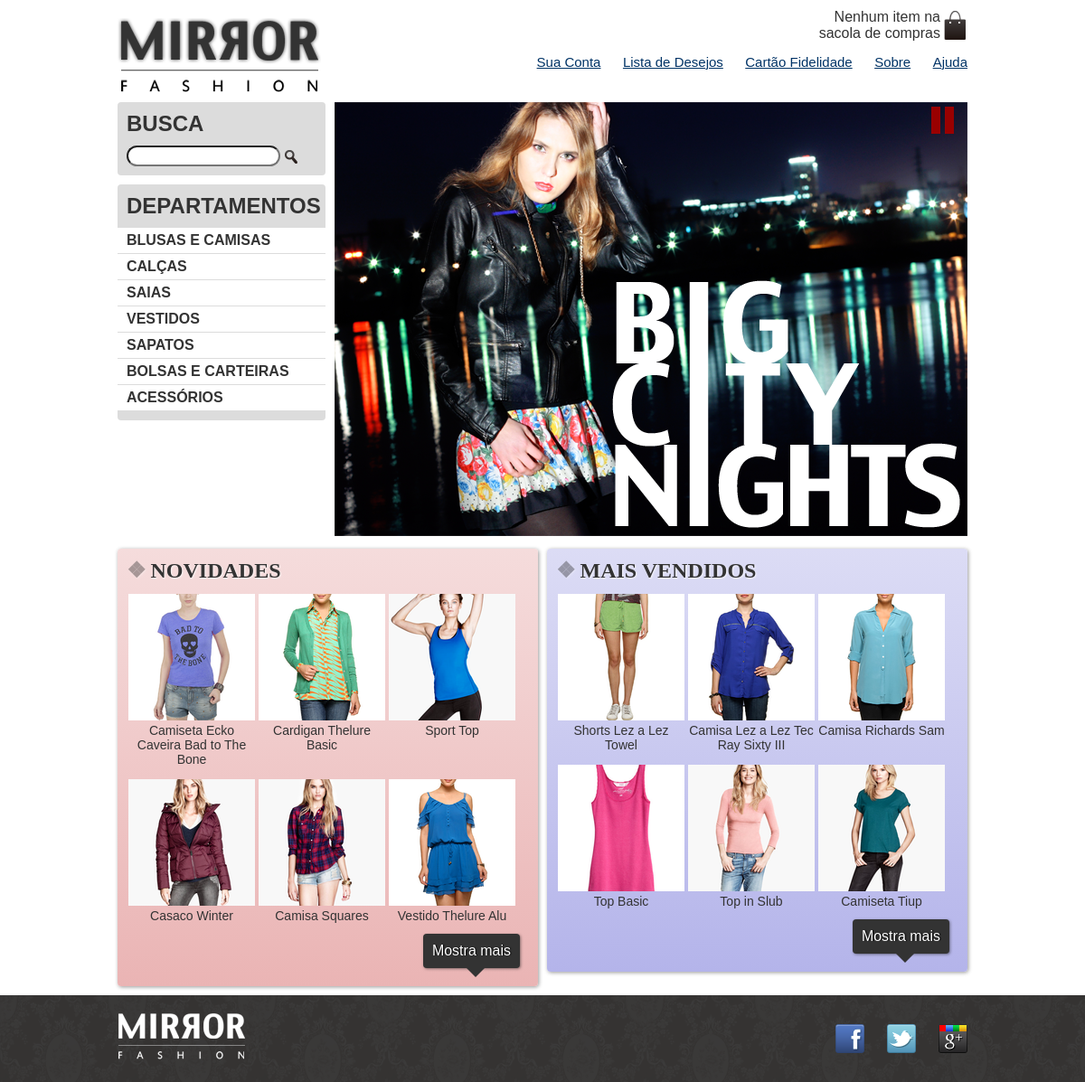
The page / on the database its author committed.
### tables this page shows
CREATE TABLE IF NOT EXISTS `produtos` (
  `id` int(11) NOT NULL AUTO_INCREMENT,
  `nome` varchar(255) DEFAULT NULL,
  `preco` varchar(45) DEFAULT NULL,
  `descricao` text,
  `data` date DEFAULT NULL,
  `vendas` int(11) DEFAULT NULL,
  PRIMARY KEY (`id`)
);

### index.php (the view, shortened to what this page needs)
<?php
  $conn = mysqli_connect("localhost","root","valter","WD43");
?>
<!DOCTYPE html>
<html>
  <head>
    <link rel="stylesheet" type="text/css" href="css/index.css">
  </head>
<body>
  <header class="cabecalho container">
    <h1> <img src="img/logo.png" class="logotipo"alt="Mirror Fashion"> </h1>
    <p class="sacola ">
        Nenhum item na sacola de compras
    </p>
    <nav class="menu-opcoes menu-cabecalho">
      <ul>
        <li><a href="#">Sua Conta</a></li>
        <li><a href="#">Lista de Desejos</a></li>
        <li><a href="#">Cartão Fidelidade</a></li>
        <li><a href="sobre.html">Sobre</a></li>
        <li><a href="#">Ajuda</a></li>
      </ul>
    </nav>
  </header>
  <div class="container destaque">
  <section class="busca">
    <h2>Busca</h2>
    <form action="http://www.google.com.br/search" id="form-busca" onsubmit="validaBusca()">
      <input type="search" name="q" id="q">
      <input type="image" src="img/busca.png">
    </form>
  </section>
  <section class="menu-departamentos">
    <h2>Departamentos</h2>
    <nav>
      <ul>
        <li><a href="#">Blusas e Camisas</a>
        </li>
        <li><a href="#">Calças</a></li>
        <li><a href="#">Saias</a></li>
        <li><a href="#">Vestidos</a></li>
        <li><a href="#">Sapatos</a></li>
        <li><a href="#">Bolsas e Carteiras</a></li>
        <li><a href="#">Acessórios</a></li>
      </ul>
    </nav>
  </section>
  <img id="imagem" class="destaque" src="img/destaque-home.png" alt="Promoção: Big City Night">
  <a href="#" class="pause"></a>
  </div>
  <div class="container paineis">
    <section class="painel novidades">
      <h2>Novidades</h2>
      <?php
        $query  = "SELECT * FROM produtos ORDER BY data DESC LIMIT 0, 15";
        $result = mysqli_query($conn, $query);
        echo "<ol>";
        foreach($result as $dados){
          echo "<li>";
          echo "<a href='produto.php?id=". $dados['id'] ."'>";
          echo "<figure>";
          echo "<img src=img/produtos/miniatura".$dados['id']. ".png>";
          echo "<figcaption>". $dados['nome'] ."</figcaption>";
          echo "</figure>";
          echo "</a>";
          echo "</li>";
        }
        echo "</ol>";
      ?>
      <button type="button">Mostra mais</button>
    </section>
    <section class="painel mais-vendidos">
      <h2>Mais Vendidos</h2>
      <?php
        $query  = "SELECT * FROM produtos ORDER BY vendas DESC LIMIT 0, 15";
        $result = mysqli_query($conn, $query);
        echo "<ol>";
        foreach($result as $dados){
          echo "<li>";
          echo "<a href='produto.php?id=". $dados['id'] ."'>";
          echo "<figure>";
          echo "<img src=img/produtos/miniatura".$dados['id']. ".png>";
          echo "<figcaption>". $dados['nome'] ."</figcaption>";
          echo "</figure>";
          echo "</a>";
          echo "</li>";
        }
        echo "</ol>";
      ?>
      <button type="button">Mostra mais</button>
    </section>
  </div>
  <footer class="rodape">
    <div class="container">
      <img src="img/logo-rodape.png" alt="Logo Mirror Fashion">
      <ul class="social">
        <li><a href="http://facebook.com/mirrorfashion">Facebook</a></li>
        <li><a href="http://twitter.com/mirrorfashion">Twitter</a></li>
        <li><a href="http://plus.google.com/mirrorfashion">Google+</a></li>
      </ul>
     </div>
  </footer>
</body>
</html>

### rows shown on the page
produtos: shows a picture, nome "Camiseta Ecko Caveira Bad to The Bone"
produtos: shows a picture, nome "Cardigan Thelure Basic"
produtos: shows a picture, nome "Sport Top"
produtos: shows a picture, nome "Casaco Winter"
produtos: shows a picture, nome "Camisa Squares"
produtos: shows a picture, nome "Vestido Thelure Alu"
produtos: shows a picture, nome "Shorts Lez a Lez Towel"
produtos: shows a picture, nome "Camisa Lez a Lez Tec Ray Sixty III"
produtos: shows a picture, nome "Camisa Richards Sam"
produtos: shows a picture, nome "Top Basic"
produtos: shows a picture, nome "Top in Slub"
produtos: shows a picture, nome "Camiseta Tiup"
